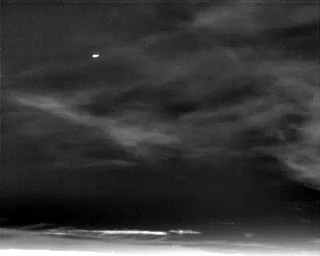
#> input picture AIRPLANE_000231.png, 320 x 256 px, found by its file name
$ jupyter execute Untitled1.ipynb
#> lines starting #> are read from the running program, lines starting #| are printed output that depends on the picture; after the words box and inside, x2 and y2 are one past the last pixel; in counts of white or black regions, pixels touching at a corner belong together
[cell 1]
import numpy as np
import cv2
from matplotlib import pyplot as plt
from scipy.ndimage import gaussian_filter
from skimage import io

[cell 2]
img = cv2.imread("Pictures/AIRPLANE_000231.png", cv2.IMREAD_GRAYSCALE)
#> img is the input picture: shape (256, 320); min 0, max 255, mean 55.6
img = img.astype(np.float32)
plt.imshow(img, cmap='gray')
plt.title("Original IR Image")
plt.show()

[cell 3]
def compute_point_spread_indicator(image):
    M, N = image.shape
    padded = np.pad(image, 1, mode='reflect')
    p_map = np.zeros_like(image)

    for i in range(1, M+1):
        for j in range(1, N+1):
            C = padded[i, j]
            Fm = [padded[i-1,j], padded[i+1,j], padded[i,j-1], padded[i,j+1]]
            Fn = [padded[i-1,j-1], padded[i-1,j+1], padded[i+1,j-1], padded[i+1,j+1]]

            IM = np.mean(Fm)
            IN = np.mean(Fn)
            if C > 1e-5 and IM > 1e-5 and IN > 1e-5:
                p = (np.log(C) - np.log(IM)) / (np.log(C) - np.log(IN))
                p_map[i-1, j-1] = p
    return p_map

[cell 4]
def compute_point_spread_indicator(image):
    M, N = image.shape
#> M = 256; N = 320
    padded = np.pad(image, 1, mode='reflect')
    p_map = np.zeros_like(image)

    for i in range(1, M+1):
        for j in range(1, N+1):
            C = padded[i, j]
            Fm = [padded[i-1,j], padded[i+1,j], padded[i,j-1], padded[i,j+1]]
            Fn = [padded[i-1,j-1], padded[i-1,j+1], padded[i+1,j-1], padded[i+1,j+1]]

            IM = np.mean(Fm)
            IN = np.mean(Fn)
            if C > 1e-5 and IM > 1e-5 and IN > 1e-5:
                p = (np.log(C) - np.log(IM)) / (np.log(C) - np.log(IN))
                p_map[i-1, j-1] = p
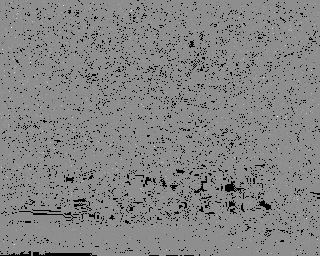
#> p_map: shape (256, 320) float32; 7.03% of the values are NaN or infinite; the others: min -44.4, max 36.22, mean 0.611; drawn with min black, max white, NaN and infinite black
    return p_map

[cell 5]
def target_protecting_filter(image, p_map, low=0.45, high=0.55):
#> called with low = 0.45, high = 0.55
    filtered = cv2.medianBlur(image.astype(np.uint8), 3).astype(np.float32)
    output = np.where((p_map >= low) & (p_map <= high), image, filtered)
    return output

p_map = compute_point_spread_indicator(img)
filtered_img = target_protecting_filter(img, p_map)

plt.imshow(filtered_img, cmap='gray')
plt.title("After Filtering (Target-Protecting Filter)")
plt.show()

[cell 6]
def point_spread_local_contrast(image):
    M, N = image.shape
#> M = 256; N = 320
    padded = np.pad(image, 1, mode='reflect')
    R = np.zeros_like(image)

    for i in range(1, M+1):
        for j in range(1, N+1):
            I0 = padded[i, j]
            Ij = [padded[i-1,j], padded[i+1,j], padded[i,j-1], padded[i,j+1]]
            Ii = [padded[i-1,j-1], padded[i-1,j], padded[i-1,j+1],
                  padded[i,j-1], padded[i,j+1],
                  padded[i+1,j-1], padded[i+1,j], padded[i+1,j+1]]

            if min(Ij) > 1e-5 and min(Ii) > 1e-5:
                L = min([(I0**2)/ii for ii in Ii])
                R[i-1, j-1] = (min(Ij) / max(Ij)) * L
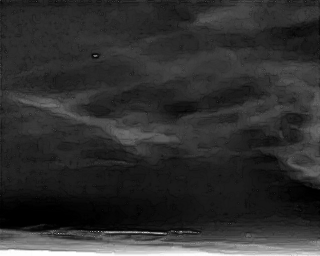
#> R: shape (256, 320) float32; min 0, max 256, mean 48.1; drawn with min black and max white
    return R

[cell 7]
def high_boost_filter(M, kernel_size=9):
#> called with kernel_size = 9
    MF = gaussian_filter(M, sigma=kernel_size/6.0)
    B = np.maximum(M - MF, 1)
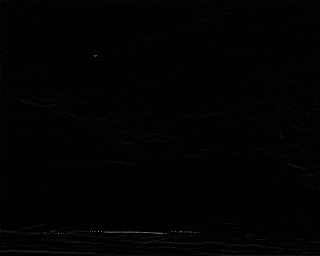
#> B: shape (256, 320) float32; min 1, max 151.2, mean 2.1
    E = M * B
    return E

M = point_spread_local_contrast(filtered_img)
enhanced = high_boost_filter(M)
plt.imshow(enhanced, cmap='hot')
plt.title("Enhanced Image (PSLCM + High-Boost)")
plt.show()

[cell 8]
def adaptive_segmentation(E):
    V = np.sort(E.ravel())[::-1]
    S = np.unique(V)
    len_S = len(S)
#> len_S = 43463

    for i in range(min(10, len_S-2), 1, -1):
        r = (S[i] - S[i+1]) / (S[i+1] - S[i+2] + 1e-6)
        if r > 5:
            T = S[i]
            break
        elif r < 0.2:
            T = S[i+1]
            break
        else:
            T = V[9]
#> this loop made 2 passes
#> (r, T) on passes 1 to 2: (1.06, 18571.4), (6.14, 0.0222)
    return T

T = adaptive_segmentation(enhanced)
#> T = 0.0222
binary = (enhanced >= T).astype(np.uint8) * 255
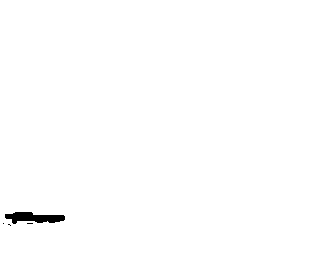
#> binary: shape (256, 320); 99.4% white; 4 black regions (3 under 20 px), largest, box (x1, y1, x2, y2) and area: (5, 212, 65, 224) 457

plt.imshow(binary, cmap='gray')
plt.title(f"Segmentation Result (T = {T:.2f})")
plt.show()
